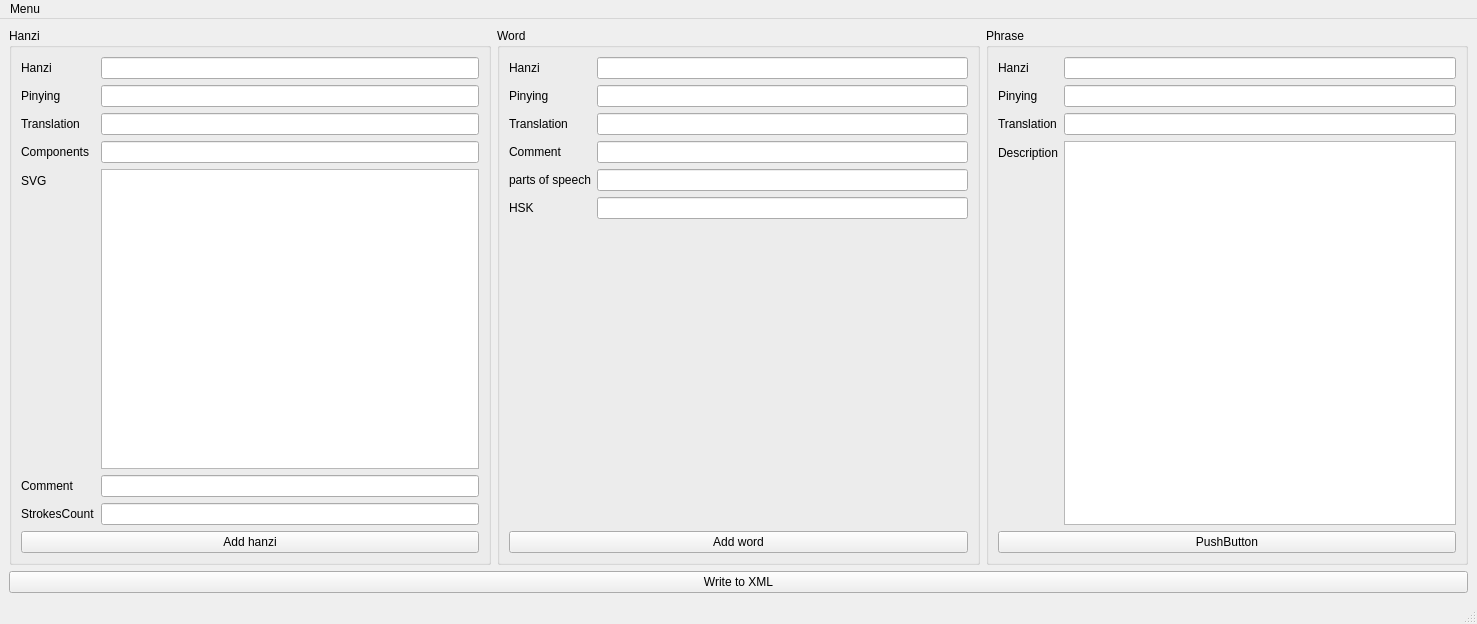
<?xml version="1.0" encoding="UTF-8"?>
<ui version="4.0">
 <class>MainWindow</class>
 <widget class="QMainWindow" name="MainWindow">
  <property name="geometry">
   <rect>
    <x>0</x>
    <y>0</y>
    <width>1477</width>
    <height>624</height>
   </rect>
  </property>
  <property name="windowTitle">
   <string>MainWindow</string>
  </property>
  <widget class="QWidget" name="centralwidget">
   <layout class="QVBoxLayout" name="verticalLayout_4">
    <item>
     <layout class="QHBoxLayout" name="horizontalLayout">
      <item>
       <widget class="QGroupBox" name="groupBox">
        <property name="title">
         <string>Hanzi</string>
        </property>
        <layout class="QVBoxLayout" name="verticalLayout">
         <item>
          <layout class="QFormLayout" name="formLayout">
           <item row="0" column="0">
            <widget class="QLabel" name="label">
             <property name="text">
              <string>Hanzi</string>
             </property>
            </widget>
           </item>
           <item row="0" column="1">
            <widget class="QLineEdit" name="txtHanzi"/>
           </item>
           <item row="1" column="0">
            <widget class="QLabel" name="label_2">
             <property name="text">
              <string>Pinying</string>
             </property>
            </widget>
           </item>
           <item row="1" column="1">
            <widget class="QLineEdit" name="txtPinying"/>
           </item>
           <item row="2" column="0">
            <widget class="QLabel" name="label_3">
             <property name="text">
              <string>Translation</string>
             </property>
            </widget>
           </item>
           <item row="2" column="1">
            <widget class="QLineEdit" name="txtTranslation"/>
           </item>
           <item row="3" column="0">
            <widget class="QLabel" name="label_4">
             <property name="text">
              <string>Components</string>
             </property>
            </widget>
           </item>
           <item row="3" column="1">
            <widget class="QLineEdit" name="txtComponents"/>
           </item>
           <item row="4" column="0">
            <widget class="QLabel" name="label_5">
             <property name="text">
              <string>SVG</string>
             </property>
            </widget>
           </item>
           <item row="4" column="1">
            <widget class="QPlainTextEdit" name="txtSvg"/>
           </item>
           <item row="5" column="0">
            <widget class="QLabel" name="label_6">
             <property name="text">
              <string>Comment</string>
             </property>
            </widget>
           </item>
           <item row="6" column="0">
            <widget class="QLabel" name="label_7">
             <property name="text">
              <string>StrokesCount</string>
             </property>
            </widget>
           </item>
           <item row="5" column="1">
            <widget class="QLineEdit" name="txtComment"/>
           </item>
           <item row="6" column="1">
            <widget class="QLineEdit" name="txtStrokeCount"/>
           </item>
          </layout>
         </item>
         <item>
          <widget class="QPushButton" name="btnAddHanzi">
           <property name="text">
            <string>Add hanzi</string>
           </property>
          </widget>
         </item>
        </layout>
       </widget>
      </item>
      <item>
       <widget class="QGroupBox" name="groupBox_2">
        <property name="title">
         <string>Word</string>
        </property>
        <layout class="QVBoxLayout" name="verticalLayout_2">
         <item>
          <layout class="QFormLayout" name="formLayout_2">
           <item row="0" column="0">
            <widget class="QLabel" name="label_8">
             <property name="text">
              <string>Hanzi</string>
             </property>
            </widget>
           </item>
           <item row="1" column="0">
            <widget class="QLabel" name="label_9">
             <property name="text">
              <string>Pinying</string>
             </property>
            </widget>
           </item>
           <item row="2" column="0">
            <widget class="QLabel" name="label_10">
             <property name="text">
              <string>Translation</string>
             </property>
            </widget>
           </item>
           <item row="3" column="0">
            <widget class="QLabel" name="label_11">
             <property name="text">
              <string>Comment</string>
             </property>
            </widget>
           </item>
           <item row="4" column="0">
            <widget class="QLabel" name="label_12">
             <property name="text">
              <string>parts of speech</string>
             </property>
            </widget>
           </item>
           <item row="5" column="0">
            <widget class="QLabel" name="label_13">
             <property name="text">
              <string>HSK</string>
             </property>
            </widget>
           </item>
           <item row="0" column="1">
            <widget class="QLineEdit" name="txtWordHanzi"/>
           </item>
           <item row="1" column="1">
            <widget class="QLineEdit" name="txtWordPinying"/>
           </item>
           <item row="2" column="1">
            <widget class="QLineEdit" name="txtWordTranslation"/>
           </item>
           <item row="3" column="1">
            <widget class="QLineEdit" name="txtWordComment"/>
           </item>
           <item row="4" column="1">
            <widget class="QLineEdit" name="TxtPartOfSpeech"/>
           </item>
           <item row="5" column="1">
            <widget class="QLineEdit" name="txtHsk"/>
           </item>
          </layout>
         </item>
         <item>
          <widget class="QPushButton" name="btnAddWord">
           <property name="text">
            <string>Add word</string>
           </property>
          </widget>
         </item>
        </layout>
       </widget>
      </item>
      <item>
       <widget class="QGroupBox" name="groupBox_3">
        <property name="title">
         <string>Phrase</string>
        </property>
        <layout class="QVBoxLayout" name="verticalLayout_3">
         <item>
          <layout class="QFormLayout" name="formLayout_3">
           <item row="0" column="0">
            <widget class="QLabel" name="label_14">
             <property name="text">
              <string>Hanzi</string>
             </property>
            </widget>
           </item>
           <item row="1" column="0">
            <widget class="QLabel" name="label_15">
             <property name="text">
              <string>Pinying</string>
             </property>
            </widget>
           </item>
           <item row="2" column="0">
            <widget class="QLabel" name="label_16">
             <property name="text">
              <string>Translation</string>
             </property>
            </widget>
           </item>
           <item row="3" column="0">
            <widget class="QLabel" name="label_17">
             <property name="text">
              <string>Description</string>
             </property>
            </widget>
           </item>
           <item row="0" column="1">
            <widget class="QLineEdit" name="txtPhrazeHanzi"/>
           </item>
           <item row="1" column="1">
            <widget class="QLineEdit" name="txtPhrazePinying"/>
           </item>
           <item row="2" column="1">
            <widget class="QLineEdit" name="txtPhrazeTranslation"/>
           </item>
           <item row="3" column="1">
            <widget class="QPlainTextEdit" name="txtPhrazeDescription"/>
           </item>
          </layout>
         </item>
         <item>
          <widget class="QPushButton" name="txtAddPhraze">
           <property name="text">
            <string>PushButton</string>
           </property>
          </widget>
         </item>
        </layout>
       </widget>
      </item>
     </layout>
    </item>
    <item>
     <widget class="QPushButton" name="btnWriteToXML">
      <property name="text">
       <string>Write to XML</string>
      </property>
     </widget>
    </item>
   </layout>
  </widget>
  <widget class="QMenuBar" name="menubar">
   <property name="geometry">
    <rect>
     <x>0</x>
     <y>0</y>
     <width>1477</width>
     <height>21</height>
    </rect>
   </property>
   <widget class="QMenu" name="menuMenu">
    <property name="title">
     <string>Menu</string>
    </property>
    <addaction name="actionNew_XML"/>
    <addaction name="actionOpen_XML"/>
    <addaction name="actionSave_XML"/>
    <addaction name="actionSave_XML_as"/>
   </widget>
   <addaction name="menuMenu"/>
  </widget>
  <widget class="QStatusBar" name="statusbar"/>
  <action name="actionOpen_XML">
   <property name="text">
    <string>Open XML</string>
   </property>
  </action>
  <action name="actionSave_XML">
   <property name="text">
    <string>Save XML</string>
   </property>
  </action>
  <action name="actionSave_XML_as">
   <property name="text">
    <string>Save XML as...</string>
   </property>
  </action>
  <action name="actionNew_XML">
   <property name="text">
    <string>New XML</string>
   </property>
  </action>
 </widget>
 <resources/>
 <connections/>
</ui>
